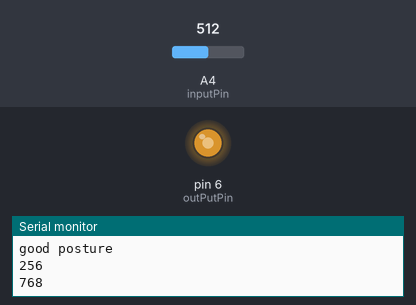
A sketch run on a simulated Arduino Uno, built with avr-gcc and run on an emulated ATmega328P. On the bench: output pins drawn as LEDs (lit = HIGH), the last lines printed to the serial monitor. Dashed ring = blinking. The test bench sets the inputs (shaded band); at power-on: A4 (inputPin) = 512.

Above: at 11.2 s.
11.3 s: A4 (inputPin) set to 268
12.8 s: A4 (inputPin) set to 241
At 13.2 s:
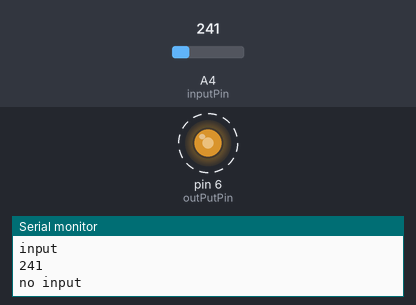
14.4 s: A4 (inputPin) set to 900
16.0 s: A4 (inputPin) set to 122
At 17.3 s:
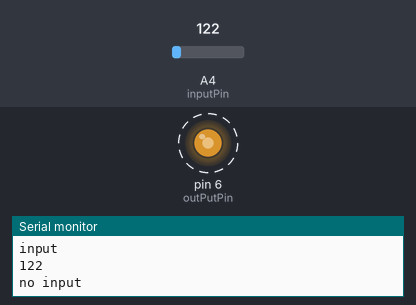
Timing chart, 0 to 20.0 s (numbered marks = the images above; inputs shaded):
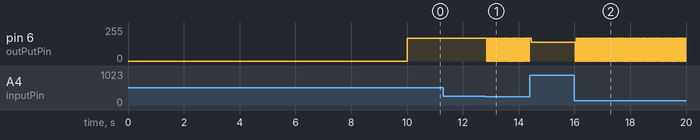

Measured:
- the behaviour switches between 257 and 256 on A4 (inputPin) (found by bisection; images 0 and 1)
- after the input at 12.8 s, pin 6 (outPutPin): alternates 170/255 for 0.02 s and 0/255 for 0.02 s, starting after 0.06 s
- after the input at 16.0 s, pin 6 (outPutPin): alternates 170/255 for 0.02 s and 0/255 for 0.02 s, starting at once

The sketch:

sketch_jun16a.ino
```cpp
/* for vibration motor of max_volatge = 3.0 using pwm value 170 max only in case of not using any resistance for voltage drop */


const int inputPin = A4;

int average = 0;

int averageL = 0;

int averageH = 0;

int doubleAverage = 0;

int oneHalfAverage = 0;

int ledState = 0;

const int outPutPin =  6;

// will store last time vibrator was updated
unsigned long previousMillis = 0;

unsigned long previousA = 0;

unsigned long previousOHA = 0;

unsigned long previousDA = 0;

// interval at which to blink (milliseconds)
const long interval =0; //1000;

const long intervalA = 0;//300000;

const long intervalOHA = 0;//300000;

const long intervalDA = 0;//300000;

void setup() {
  float sensorValue = analogRead(inputPin);

  // put your setup code here, to run once:
  pinMode(outPutPin, OUTPUT);

  Serial.begin(9600);

  for (int i=0; i < 10; i++) {
      average = average + sensorValue;
      //vibrate for one sec after taking each value while auto-calibrating at medium intensity
     // analogWrite(outPutPin, 100);
      delay(1000);
    }
  // when auto-calibration completes vibrate for 5 sec at full intensity
  //analogWrite(outPutPin, 140);
  //delay(5000);

  //calculate average and other values for different pysiological conditions
  average = average/10;
  //calculation for input error
 // average = average + 400;
//  averageH = average * 1.25;
  averageL = average * 0.5;
  oneHalfAverage = average * 1.5;
  doubleAverage = average * 2;
  Serial.println(average);
  //convert analogInputValue to voltage,
  //float average = average * (5.0 / 1023.0);

}

void loop() {

        // taking input from flex sensor
       int sensorValue = analogRead(inputPin);
       Serial.println("input");
        Serial.println(analogRead(inputPin));
        // to convert into voltage
        //float sensorValue  = sensorValue * (5.0 / 1023.0);

        // main loop:
 /* int a = 21;
  if (a == 20 ){
  //  unsigned long currentMillihs = millis();
    Serial.println("dsds");
  }*/
       // critical case, hard-alert patient
        if( sensorValue > doubleAverage ){
            unsigned long currentDA = millis();
            if ( currentDA - previousDA >= intervalDA){
                previousDA = currentDA;
                Serial.println("bahot jyada galat baitha hai bhai, abhi bh sudhar jaa, time hai - doubleAverage");
                analogWrite(outPutPin, 170);
            }
        }

        // medium alert, warn patient for critical case
        else if ( sensorValue > oneHalfAverage){

            unsigned long currentOHA = millis();
            if ( currentOHA - previousOHA >= intervalOHA){
                previousOHA = currentOHA;
                Serial.println("galat baitha hai bhai - oneHalfAverage");
                analogWrite(outPutPin, 140);
            }
        }
/*
        // primary alert, alert patient
        else if ( sensorValue < average){
            unsigned long currentA = millis();
            if ( currentA - previousA >= intervalA){
                previousA = currentA;
                Serial.println("ad");
                analogWrite(outPutPin, 110);
            }
        }
        */
        // normal case, good posture
        // TO-DO, may set interval in place of average
        else if( sensorValue > averageL && sensorValue < oneHalfAverage){
          Serial.println("good posture");//Serial.println("averageL");
          Serial.println(averageL);//Serial.println("oneHalfAverage");
          Serial.println(oneHalfAverage);

            analogWrite(outPutPin, 170);
             }

     /*   -ve value, koi hootiya agr jyada peeche mudne me mahir ho toh
      *    some value less than average
      *    else if( sensorValue < average){
            analogWrite(outPutPin, 0);
             }

      */
        else   {
              // equal condition
              // if there is no input, i.e., sensorValue is zero
              //if average and  sensorVakue both are zero

              //to blink without delay
              //to drive motor continously in on-off state, on-off vibrations
                  unsigned long currentMillis = millis();
                  if (currentMillis - previousMillis >= interval) {
                    // save the last time you blinked the LED
                    previousMillis = currentMillis;

                    // if the LED is off turn it on and vice-versa:
                    if (ledState == 0) {
                      ledState = 170;
                    } else {
                      ledState = 0;
                    }

                    // set the LED with the ledState of the variable:
                    analogWrite(outPutPin, ledState);
                    Serial.println("no input");
                  /*Serial.println(average);

              */}
         }


  }
```
